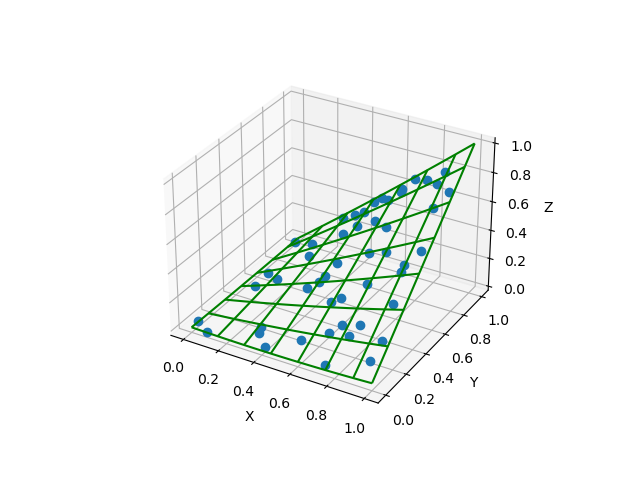

Write Python code to recreate this figure.
from localreg import *
import matplotlib.pyplot as plt
from mpl_toolkits.mplot3d import Axes3D # Axes3D import has side effects, it enables using projection='3d' in add_subplot
import numpy as np

N = 50
degree=2

x = np.random.rand(N,2)
y = x[:,0]*x[:,1] + 0.02*np.random.randn(N)

fig = plt.figure()
ax = fig.add_subplot(111, projection='3d')

m = np.arange(0, 1.05, 0.05)
X, Y = np.meshgrid(m,m)
x0 = np.array([np.ravel(X), np.ravel(Y)]).T
z0 = polyfit(x, y, x0, degree=degree)
Z = z0.reshape(X.shape)

ax.plot_wireframe(X, Y, Z, rcount=10, ccount=10, color='green')
ax.plot3D(x[:,0], x[:,1], y, 'o')

ax.set_xlabel('X')
ax.set_ylabel('Y')
ax.set_zlabel('Z')

plt.show()
